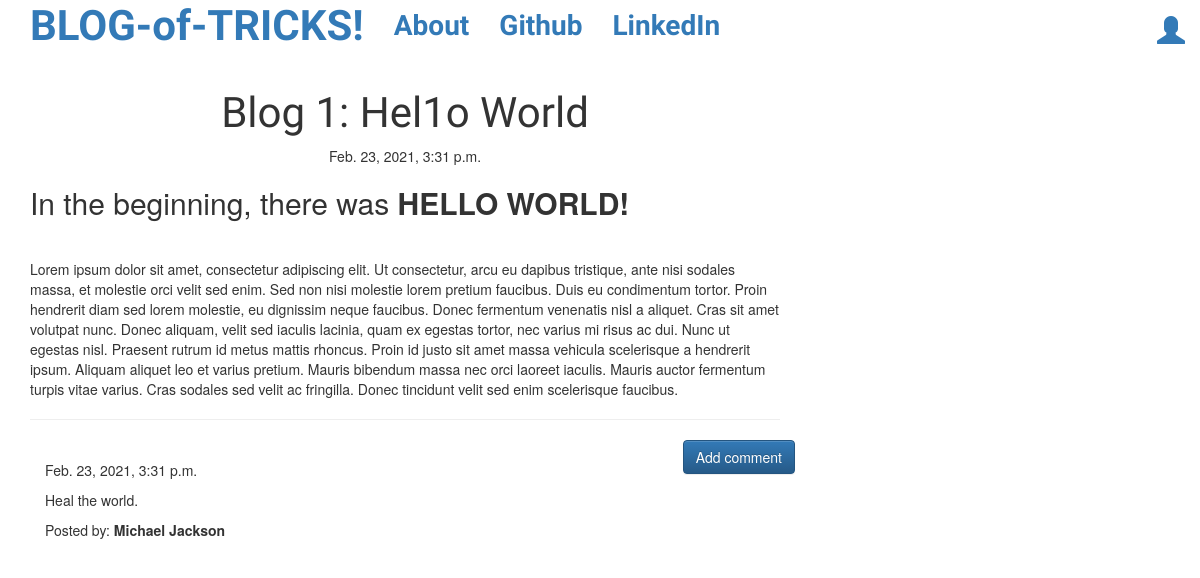
Page /post/7 on the committed database.
### blog_app/models.py (models this page shows, shortened)
class Post(models.Model):
    author = models.ForeignKey('auth.User')
    title = models.CharField(max_length=200)
    text = models.TextField()
    created_date = models.DateTimeField(default=timezone.now)
    published_date = models.DateTimeField(blank=True,null=True)

class Comment(models.Model):
    post = models.ForeignKey('blog_app.Post',related_name='comments')
    author = models.CharField(max_length=200)
    text = models.TextField()
    created_date = models.DateTimeField(default=timezone.now)
    approved_comment = models.BooleanField(default=False)

### blog_app/views.py (the view)
# urls.py: url(r'^post/(?P<pk>\d+)$',views.PostDetailView.as_view(),name='post_detail'),
class PostDetailView(DetailView):
    model = Post

### blog_app/templates/blog_app/post_detail.html (shortened to what this page needs)
{% extends "blog_app/base.html" %}
{% block content %}
  <h1 class='posttitle loader'>{{ post.title }}</h1>
  {% if post.published_date %}
    <div class="date postdate">
      {{ post.published_date }}
    </div>
  {% else %}
    <a class="btn btn-default" href="{% url 'post_publish' pk=post.pk %}">Publish</a>
  {% endif %}
  <p class='postcontent' >{{ post.text|safe|linebreaksbr }}</p>
  <hr>
  <a class="btn btn-primary btn-comment" href="{% url 'add_comment_to_post' pk=post.pk %}">Add comment</a>
  <div class="container">
    {% for comment in post.comments.all %}
      <br>
      {% if user.is_authenticated or comment.approved_comment %}
        {{ comment.created_date }}
        <p>{{ comment.text|safe|linebreaks }}</p>
        <p>Posted by: <strong>{{ comment.author }}</strong></p>
      {% endif %}
      {% empty %}
        <p>No comments posted.</p>
    {% endfor %}
  </div>
{% endblock %}

### blog_app/static/css/blog.css (style rules this page uses)
.postdate { text-align: center; }
.posttitle { font-family: 'Amatic SC'; font-size: 3em; text-align: center; }
.btn-comment { position: absolute; right: 0px; }
.loader { filter:hue-rotate(0deg); color:linear-gradient(45deg,#0f8,#08f); animation:hue 10000ms infinite linear; }

### rows in the picture
Post: title "Blog 1: Hel1o World", published_date "Feb. 23, 2021, 3:31 p.m.", text "In the beginning, there was HELLO WORLD! Lorem ipsum dolor sit amet, consectetur adipiscing elit. Ut consectetur, arcu eu dapibus tristique, ante nisi sodales massa, et molestie orci velit sed enim. Sed non nisi molestie lorem pretium faucibus. Duis eu condimentum tortor. Proin hendrerit diam sed lorem molestie, eu dignissim neque faucibus. Donec fermentum venenatis nisl a aliquet. Cras sit amet volutpat nunc. Donec aliquam, velit sed iaculis lacinia, quam ex egestas tortor, nec varius mi risus ac dui. Nunc ut egestas nisl. Praesent rutrum id metus mattis rhoncus. Proin id justo sit amet massa vehicula scelerisque a hendrerit ipsum. Aliquam aliquet leo et varius pretium. Mauris bibendum…"
Comment: created_date "Feb. 23, 2021, 3:31 p.m.", text "Heal the world.", author "Michael Jackson"
